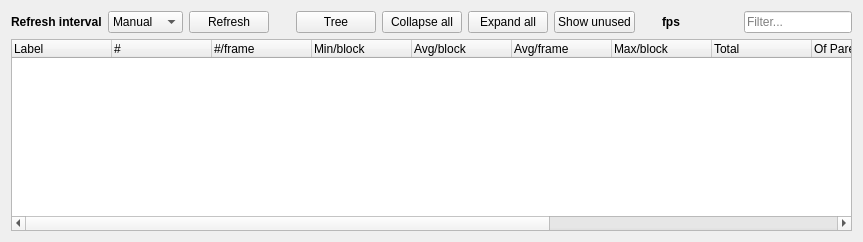
        <widget class="QWidget" name="timing">
         <attribute name="title">
          <string>Timing</string>
         </attribute>
         <layout class="QGridLayout" name="gridLayout">
          <item row="0" column="2">
           <widget class="QPushButton" name="buttonRefresh">
            <property name="text">
             <string>Refresh</string>
            </property>
           </widget>
          </item>
          <item row="1" column="0" colspan="14">
           <widget class="QTreeWidget" name="treeProfilingData">
            <property name="columnCount">
             <number>13</number>
            </property>
            <column>
             <property name="text">
              <string>Label</string>
             </property>
            </column>
            <column>
             <property name="text">
              <string>#</string>
             </property>
            </column>
            <column>
             <property name="text">
              <string>#/frame</string>
             </property>
            </column>
            <column>
             <property name="text">
              <string>Min/block</string>
             </property>
            </column>
            <column>
             <property name="text">
              <string>Avg/block</string>
             </property>
            </column>
            <column>
             <property name="text">
              <string>Avg/frame</string>
             </property>
            </column>
            <column>
             <property name="text">
              <string>Max/block</string>
             </property>
            </column>
            <column>
             <property name="text">
              <string>Total</string>
             </property>
            </column>
            <column>
             <property name="text">
              <string>Of Parent</string>
             </property>
            </column>
            <column>
             <property name="text">
              <string>Of Frame</string>
             </property>
            </column>
            <column>
             <property name="text">
              <string>Unaccounted</string>
             </property>
            </column>
            <column>
             <property name="text">
              <string>Avg/frame excl.</string>
             </property>
            </column>
            <column>
             <property name="text">
              <string>Total excl.</string>
             </property>
            </column>
           </widget>
          </item>
          <item row="0" column="7">
           <widget class="QPushButton" name="pushButtonShowUnused">
            <property name="text">
             <string>Show unused</string>
            </property>
           </widget>
          </item>
          <item row="0" column="6">
           <widget class="QPushButton" name="pushButtonExpandAll">
            <property name="text">
             <string>Expand all</string>
            </property>
           </widget>
          </item>
          <item row="0" column="5">
           <widget class="QPushButton" name="pushButtonCollapseAll">
            <property name="text">
             <string>Collapse all</string>
            </property>
           </widget>
          </item>
          <item row="0" column="4">
           <widget class="QPushButton" name="pushButtonToggleTree">
            <property name="text">
             <string>Tree</string>
            </property>
            <property name="autoDefault">
             <bool>false</bool>
            </property>
           </widget>
          </item>
          <item row="0" column="1">
           <widget class="QComboBox" name="comboTimingRefreshInterval">
            <property name="currentIndex">
             <number>0</number>
            </property>
            <item>
             <property name="text">
              <string>Manual</string>
             </property>
            </item>
            <item>
             <property name="text">
              <string>10 secs</string>
             </property>
            </item>
            <item>
             <property name="text">
              <string>5 secs</string>
             </property>
            </item>
            <item>
             <property name="text">
              <string>2 secs</string>
             </property>
            </item>
            <item>
             <property name="text">
              <string>1 sec</string>
             </property>
            </item>
            <item>
             <property name="text">
              <string>0.5 secs</string>
             </property>
            </item>
           </widget>
          </item>
          <item row="0" column="0">
           <widget class="QLabel" name="label">
            <property name="font">
             <font>
              <weight>75</weight>
              <bold>true</bold>
             </font>
            </property>
            <property name="text">
             <string>Refresh interval</string>
            </property>
           </widget>
          </item>
          <item row="0" column="3">
           <spacer name="horizontalSpacer_2">
            <property name="orientation">
             <enum>Qt::Horizontal</enum>
            </property>
            <property name="sizeType">
             <enum>QSizePolicy::Fixed</enum>
            </property>
            <property name="sizeHint" stdset="0">
             <size>
              <width>15</width>
              <height>1</height>
             </size>
            </property>
           </spacer>
          </item>
          <item row="0" column="9">
           <widget class="QLabel" name="labelTimings">
            <property name="font">
             <font>
              <weight>75</weight>
              <bold>true</bold>
             </font>
            </property>
            <property name="text">
             <string>fps</string>
            </property>
           </widget>
          </item>
          <item row="0" column="8">
           <spacer name="horizontalSpacer_4">
            <property name="orientation">
             <enum>Qt::Horizontal</enum>
            </property>
            <property name="sizeType">
             <enum>QSizePolicy::Fixed</enum>
            </property>
            <property name="sizeHint" stdset="0">
             <size>
              <width>15</width>
              <height>1</height>
             </size>
            </property>
           </spacer>
          </item>
          <item row="0" column="13">
           <widget class="QLineEdit" name="timingBlockFilter">
            <property name="minimumSize">
             <size>
              <width>50</width>
              <height>0</height>
             </size>
            </property>
            <property name="maximumSize">
             <size>
              <width>150</width>
              <height>16777215</height>
             </size>
            </property>
            <property name="toolTip">
             <string>Filter shown profiler blocks. Use comma &quot;,&quot; to separate multiple filter items.</string>
            </property>
            <property name="placeholderText">
             <string>Filter...</string>
            </property>
           </widget>
          </item>
          <item row="0" column="10">
           <spacer name="horizontalSpacer">
            <property name="orientation">
             <enum>Qt::Horizontal</enum>
            </property>
            <property name="sizeHint" stdset="0">
             <size>
              <width>40</width>
              <height>20</height>
             </size>
            </property>
           </spacer>
          </item>
         </layout>
        </widget>
